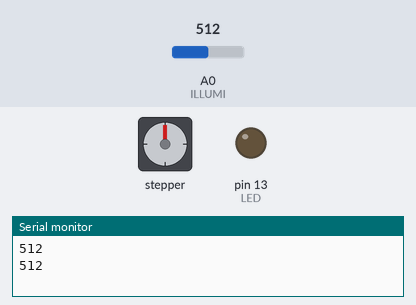
Bench run of a sketch on a simulated Arduino Uno, built with avr-gcc and run on an emulated ATmega328P. On the bench: stepper motor, output pins drawn as LEDs (lit = HIGH), the last lines printed to the serial monitor. The test bench sets the inputs (shaded band); at power-on: A0 (ILLUMI) = 512. Stepper angles assume 2048 steps per turn.

Above: at 1.8 s.
1.9 s: A0 (ILLUMI) set to 316
3.4 s: A0 (ILLUMI) set to 291
At 4.15 s:
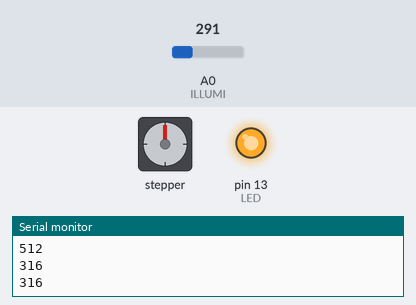
6.9 s: A0 (ILLUMI) set to 306
At 9.47 s:
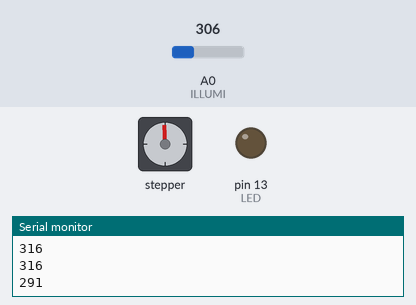
13.9 s: A0 (ILLUMI) set to 290
At 15.09 s:
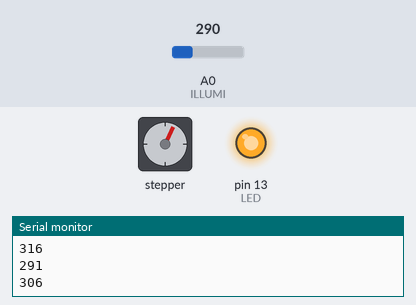
Timing chart, 0 to 20.3 s (numbered marks = the images above; inputs shaded):
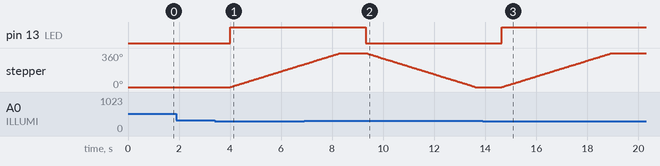

Measured:
- the behaviour switches between 300 and 299 on A0 (ILLUMI) (found by bisection; images 0 and 1)
- after the input at 3.4 s, pin 13 (LED): LOW → HIGH after 0.60 s; stepper: keeps turning clockwise at about 84°/s, starting after 0.60 s
- after the input at 6.9 s, pin 13 (LED): HIGH → LOW after 2.4 s
- after the input at 13.9 s, pin 13 (LED): LOW → HIGH after 0.74 s; stepper: turns 360° clockwise in 4.3 s, starting after 0.74 s

The sketch:

Blind.ino
```cpp
#include <Stepper.h>

#define ILLUMI A0
#define LED  13

int flag = 0;

// 2048:한바퀴(360도), 1024:반바퀴(180도)...
const int stepsPerRevolution = 2048;
// 모터 드라이브에 연결된 핀 IN4, IN2, IN3, IN1
Stepper myStepper(stepsPerRevolution,11,9,10,8);

void setup()
{
  Serial.begin(9600); //  Serial객체에 begin함수호출. 수신할 수 있는 비트율(bps)
  myStepper.setSpeed(14);
  pinMode(LED, OUTPUT);
  digitalWrite(LED, LOW);
}

void loop()
{
  int sensor = analogRead(ILLUMI);  //  A0핀에 있는 값을 아날로그 값으로 읽어온다.

  if (flag == 0 and sensor<300) // 밝으면
  {
    digitalWrite(LED, HIGH);
    myStepper.step(stepsPerRevolution);
    flag = 1;
  }
  else if(flag == 1 and sensor>300)
  {
    digitalWrite(LED, LOW);
    myStepper.step(-stepsPerRevolution);
    flag = 0;
  }

  Serial.println(sensor);       //  센서값을 출력한다.
  delay(1000);
}
```
